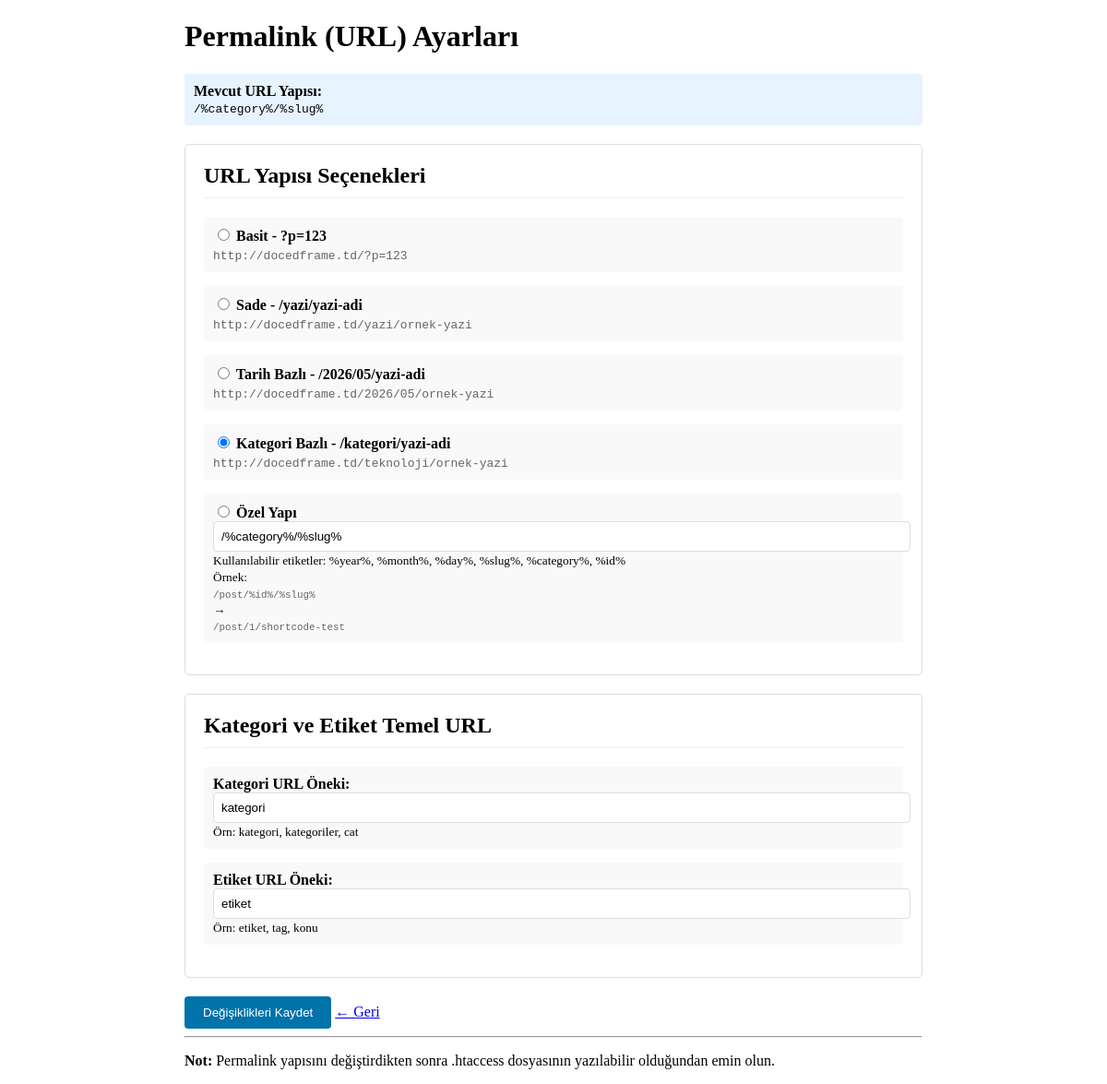
The page /settings/permalink (signed in) on the database its author committed.
### tables this page shows
CREATE TABLE `options` (
  `id` int NOT NULL,
  `option_key` varchar(255) NOT NULL,
  `option_value` text,
  `autoload` tinyint DEFAULT '1',
  `created_at` timestamp NULL DEFAULT CURRENT_TIMESTAMP,
  `updated_at` timestamp NULL DEFAULT CURRENT_TIMESTAMP ON UPDATE CURRENT_TIMESTAMP
);

### app/Controllers/AdminSettingsController.php (called while the page is built, shortened)
<?php
class AdminSettingsController extends Controller
{
	public function permalink()
	{
		View::render('admin.settings.permalink');
	}
}

### core/Application.php (called while the page is built, shortened)
<?php
class Application
{
	private $router;
	public function __construct($config = [])
	{
		$this->router = new Router();
	}
	public function run()
	{
		$requestUri = $_SERVER['REQUEST_URI'];
		$requestMethod = $_SERVER['REQUEST_METHOD'];
		$this->router->dispatch($requestUri, $requestMethod);
	}
}

### public/index.php (called while the page is built, shortened)
<?php
require_once __DIR__ . '/../core/Application.php';
$app = Application::getInstance();
$app->run();

### core/Database/Connection.php (called while the page is built, shortened)
<?php
class Connection
{
	private static $instance = null;
	private $pdo;
	private function __construct()
	{
		$config = $this->loadConfig();
		try {
			$dsn = "mysql:host={$config['host']};dbname={$config['name']};charset=utf8mb4";
			$this->pdo = new PDO(
				$dsn,
				$config['user'],
				$config['pass'],
				[
					PDO::ATTR_ERRMODE => PDO::ERRMODE_EXCEPTION,
					PDO::ATTR_DEFAULT_FETCH_MODE => PDO::FETCH_ASSOC,
				]
			);
		} catch (PDOException $e) {
			die("Veritabanı bağlantı hatası: " . $e->getMessage());
		}
	}
	private function loadConfig()
	{
		$envFile = __DIR__ . '/../../.env';
		$config = [
			'host' => '127.0.0.1',
			'name' => 'docedframe_db',
			'user' => 'root',
			'pass' => ''
		];
		if (!file_exists($envFile)) {
			return $config;
		}
		return $config;
	}
	public static function getInstance()
	{
		if (self::$instance === null) {
			self::$instance = new self();
		}
		return self::$instance;
	}
	public function getPdo()
	{
		return $this->pdo;
	}
}

### core/Helpers/helpers.php (called while the page is built, shortened)
<?php
function get_option($key, $default = null)
{
	$option = new Option();
	$value = $option->get($key);
	return $value;
}

### core/Model.php (called while the page is built, shortened)
<?php
class Model
{
	protected $table;
	protected $pdo;
	public function __construct()
	{
		$this->pdo = Connection::getInstance()->getPdo();
	}
	public function where($column, $value)
	{
		$stmt = $this->pdo->prepare("SELECT * FROM {$this->table} WHERE {$column} = :value");
		$stmt->execute(['value' => $value]);
		return $stmt->fetchAll();
	}
}

### app/Models/Option.php (called while the page is built, shortened)
<?php
class Option extends Model
{
	public function get($key)
	{
		$result = $this->where('option_key', $key);
		if ($result) {
			return $result[0]['option_value'];
		}
		return null;
	}
}

### app/Views/admin/settings/permalink.php (the view, shortened to what this page needs)
<!DOCTYPE html>
<html lang="tr">
<head>
</head>
<body>
	<div class="container">
		<h1>Permalink (URL) Ayarları</h1>
		<?php
		$categoryCount = 0;
		try {
			$pdo = \Core\Database\Connection::getInstance()->getPdo();
			$stmt = $pdo->query("SELECT COUNT(*) FROM terms WHERE taxonomy = 'category'");
			$categoryCount = $stmt->fetchColumn();
		} catch (Exception $e) {
			$categoryCount = 0;
		}
		$currentPermalink = get_option('permalink_structure', 'simple');
		?>
		<div class="current-structure">
			<strong>Mevcut URL Yapısı:</strong><br>
			<code><?php echo htmlspecialchars($currentPermalink); ?></code>
		</div>
		<form method="POST" action="/df-admin/settings/update-permalink">
			<div class="section">
				<h2>URL Yapısı Seçenekleri</h2>
				<div class="permalink-option">
					<label>
						<input type="radio" name="permalink_structure" value="simple" <?php echo $currentPermalink == 'simple' ? 'checked' : ''; ?>>
						Basit - ?p=123
					</label>
					<code><?php echo get_option('site_url', 'http://docedframe.td'); ?>/?p=123</code>
				</div>
				<div class="permalink-option">
					<label>
						<input type="radio" name="permalink_structure" value="/yazi/%slug%" <?php echo $currentPermalink == '/yazi/%slug%' ? 'checked' : ''; ?>>
						Sade - /yazi/yazi-adi
					</label>
					<code><?php echo get_option('site_url', 'http://docedframe.td'); ?>/yazi/ornek-yazi</code>
				</div>
				<div class="permalink-option">
					<label>
						<input type="radio" name="permalink_structure" value="/%year%/%month%/%slug%" <?php echo $currentPermalink == '/%year%/%month%/%slug%' ? 'checked' : ''; ?>>
						Tarih Bazlı - /2026/05/yazi-adi
					</label>
					<code><?php echo get_option('site_url', 'http://docedframe.td'); ?>/2026/05/ornek-yazi</code>
				</div>
				<div class="permalink-option <?php echo $categoryCount == 0 ? 'disabled' : ''; ?>">
					<label>
						<input type="radio" name="permalink_structure" value="/%category%/%slug%" <?php echo $currentPermalink == '/%category%/%slug%' ? 'checked' : ''; ?> <?php echo $categoryCount == 0 ? 'disabled' : ''; ?>>
						Kategori Bazlı - /kategori/yazi-adi
					</label>
					<code><?php echo get_option('site_url', 'http://docedframe.td'); ?>/teknoloji/ornek-yazi</code>
				</div>
				<div class="permalink-option">
					<label>
						<input type="radio" name="permalink_structure" value="custom" <?php echo strpos($currentPermalink, '%') !== false && $currentPermalink != '/yazi/%slug%' && $currentPermalink != '/%year%/%month%/%slug%' && $currentPermalink != '/%category%/%slug%' && $currentPermalink != 'simple' ? 'checked' : ''; ?>>
						Özel Yapı
					</label>
					<input type="text" name="custom_structure" value="<?php echo htmlspecialchars($currentPermalink); ?>" placeholder="/%id%-%slug%/">
					<small>Kullanılabilir etiketler: %year%, %month%, %day%, %slug%, %category%, %id%</small>
					<br>
					<small>Örnek: <code>/post/%id%/%slug%</code> → <code>/post/1/shortcode-test</code></small>
				</div>
			</div>
			<div class="section">
				<h2>Kategori ve Etiket Temel URL</h2>
				<div class="permalink-option">
					<label>Kategori URL Öneki:</label>
					<input type="text" name="category_base" value="<?php echo htmlspecialchars(get_option('category_base', 'kategori')); ?>" placeholder="kategori">
					<small>Örn: kategori, kategoriler, cat</small>
				</div>
				<div class="permalink-option">
					<label>Etiket URL Öneki:</label>
					<input type="text" name="tag_base" value="<?php echo htmlspecialchars(get_option('tag_base', 'etiket')); ?>" placeholder="etiket">
					<small>Örn: etiket, tag, konu</small>
				</div>
			</div>
			<button type="submit">Değişiklikleri Kaydet</button>
			<a href="/df-admin/settings">← Geri</a>
		</form>
		<hr>
		<p><strong>Not:</strong> Permalink yapısını değiştirdikten sonra .htaccess dosyasının yazılabilir olduğundan emin olun.</p>
	</div>
</body>
</html>

### core/Router.php (shortened to what this page needs)
<?php
class Router
{
	private $routes = [];
	public function add($method, $route, $callback)
	{
		$route = $this->normalizeRoute($route);
		$this->routes[] = [
			'method' => strtoupper($method),
			'route' => $route,
			'callback' => $callback
		];
	}
	private function normalizeRoute($route)
	{
		if ($route === '/') {
			return '/';
		}
		return '/' . trim($route, '/');
	}
	public function dispatch($requestUri, $requestMethod)
	{
		$requestUri = parse_url($requestUri, PHP_URL_PATH);
		if (strpos($requestUri, '/df-admin') === 0) {
			$requestUri = $this->normalizeRoute($requestUri);
			$requestMethod = strtoupper($requestMethod);
			foreach ($this->routes as $route) {
				if ($route['method'] !== $requestMethod) {
					continue;
				}
				$pattern = preg_replace('/:([a-zA-Z0-9_]+)/', '([^/]+)', $route['route']);
				$pattern = '#^' . $pattern . '$#';
				if (preg_match($pattern, $requestUri, $matches)) {
					array_shift($matches);
					return $this->executeCallback($route['callback'], $matches);
				}
			}
			return false;
		}
		return false;
	}
	private function executeCallback($callback, $params = [])
	{
		if (is_string($callback) && strpos($callback, '@') !== false) {
			list($controller, $method) = explode('@', $callback);
			$controllerClass = 'App\\Controllers\\' . $controller;
			if (class_exists($controllerClass)) {
				$controllerInstance = new $controllerClass();
				if (method_exists($controllerInstance, $method)) {
					return call_user_func_array([$controllerInstance, $method], $params);
				}
			}
		}
		return false;
	}
}

### app/Views/admin/settings/permalink.php (style rules this page uses)
.container { max-width: 800px; margin: 0 auto; }
.section { background: #fff; border: 1px solid #ddd; border-radius: 5px; padding: 20px; margin-bottom: 20px; }
.section h2 { margin-top: 0; border-bottom: 1px solid #eee; padding-bottom: 10px; }
.permalink-option { margin-bottom: 15px; padding: 10px; background: #f9f9f9; border-radius: 4px; }
.permalink-option label { font-weight: bold; }
.permalink-option code { display: block; margin-top: 5px; color: #666; }
input[type="text"] { width: 100%; padding: 8px; border: 1px solid #ddd; border-radius: 4px; }
button { background: #0073aa; color: #fff; padding: 10px 20px; border: none; border-radius: 4px; cursor: pointer; }
.current-structure { background: #e7f3ff; padding: 10px; border-radius: 4px; margin-bottom: 20px; }

### rows shown on the page
options: option_value "/%category%/%slug%", option_value "☐ Basit - ?p=123", option_value "☐ Sade - /yazi/yazi-adi", option_value "☐ Tarih Bazlı - /2026/05/yazi-ad", option_value "☑ Kategori Bazlı - /kategori/yaz", option_value "☐ Özel Yapı", custom_structure "/%category%/%slug%"
options: option_value "http://docedframe.td"
options: category_base "kategori"
options: tag_base "etiket"
